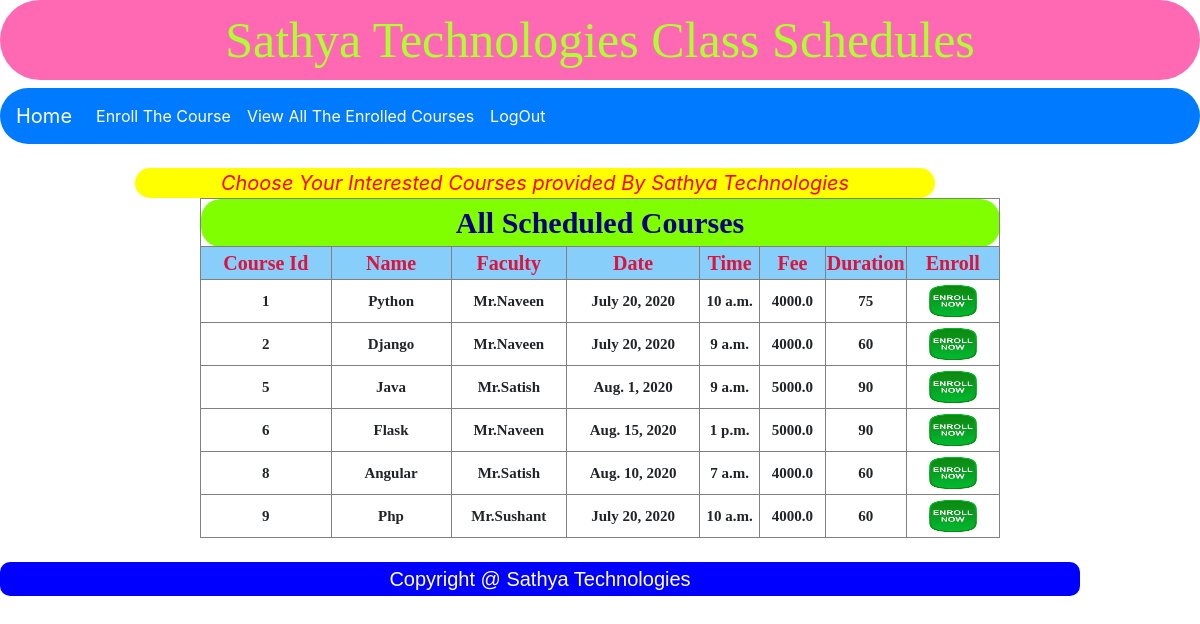
Page /enroll_course/ on the earlier database version.
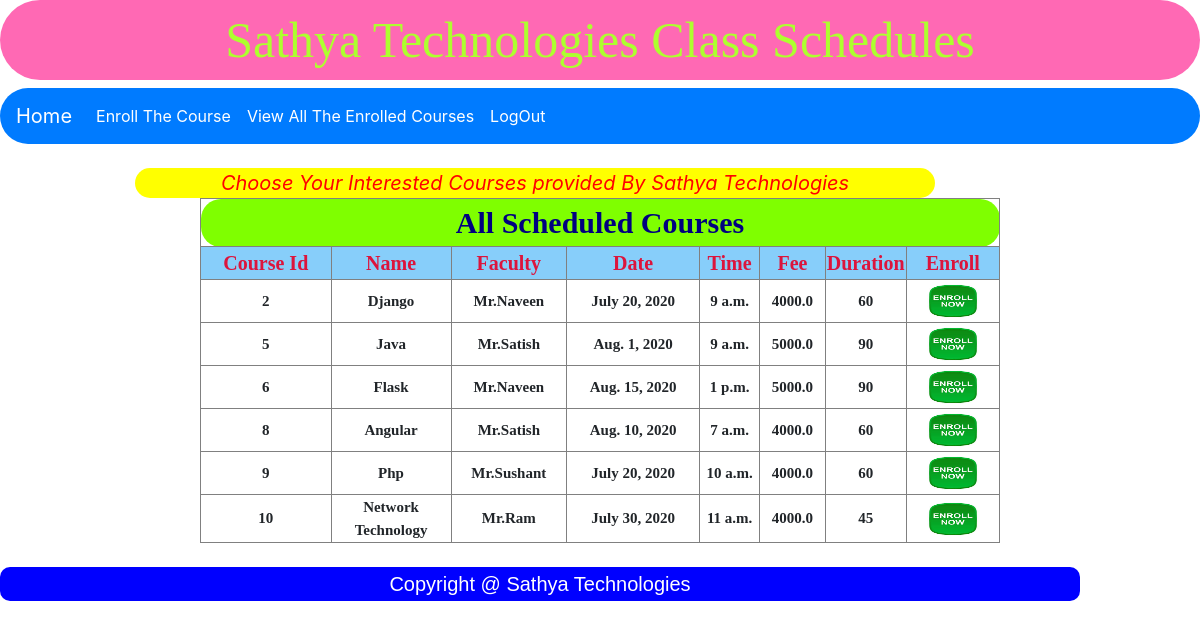
Same page on the later database version.
### App/models.py (models this page shows)
class CourseModel(models.Model):
    cid=models.AutoField(primary_key=True)
    name=models.CharField(max_length=30,unique=True,default=None)
    faculty=models.CharField(max_length=30)
    date=models.DateField(default=models.DateField)
    time=models.TimeField(default=models.TimeField)
    fee=models.FloatField()
    duration=models.IntegerField()

### App/views.py (the view)
# urls.py: path('enroll_course/',views.enroll_course,name='enroll_course'),
def enroll_course(request):
    return render(request,'enroll_course.html',{'data':CourseModel.objects.all(),'sdata':StudentModel.objects.all()})

### templates/enroll_course.html
{% extends 'common.html' %}
{% block common %}
{% include 'login-student_navbar.html' %}
    {% load static %}
<br>
    <marquee style="text-align: center;color: red;font-style: italic;  font-size: 20px;background-color:yellow;width: 800px;margin-left: 135px;border-radius: 20px">
         Choose Your Interested Courses provided By Sathya Technologies
    </marquee>
    <table style="width: 800px;border-radius: 10px" align="center" border="1" >
<tr>
    <th colspan="10" style="text-align:center;color:navy;font-size: 30px;background-color:chartreuse;font-family: 'Rage Italic';border-radius: 20px">
        All Scheduled Courses</th>
</tr>
<tr style="background-color: lightskyblue;color: crimson;  text-align: center;font-size: 20px;font-family: 'Harlow Solid Italic'">
    <th>Course Id</th>
    <th width="120">Name</th>
    <th>Faculty</th>
    <th>Date</th>
    <th width="60">Time</th>
    <th>Fee</th>
    <th width="60">Duration</th>
    <th>Enroll</th>
</tr>
 {% for x in data %}
 <tr style="text-align: center;font-family: Century;font-size: 15px">
 <th>{{ x.cid }}</th>
 <th>{{ x.name }}</th>
 <th>{{ x.faculty }}</th>
 <th>{{ x.date }}</th>
 <th>{{ x.time }}</th>
 <th>{{ x.fee }}</th>
 <th>{{ x.duration }}</th>
 <th style="color: red">
     <a href="{% url 'confirm_enroll' %}?cid={{ x.cid }}" style="color: darkmagenta;border-radius: 10px;background-color: yellow">
         <img src="{% static 'images/enroll1.jpeg' %}" width="60" height="40">
     </a>
 </th>
 {% endfor %}
    </table>
{% endblock %}

### templates/common.html (shortened to what this page needs)
<!doctype html>
<html lang="en">
  <head>
    <link rel="stylesheet" href="https://stackpath.bootstrapcdn.com/bootstrap/4.4.1/css/bootstrap.min.css">
  </head>
  <body>
  <h1 id="title">Sathya Technologies Class Schedules </h1>
  {% block common %}
  {% endblock %}
  <br>
  <h5 id="copyright">Copyright @ Sathya Technologies</h5>
  </body>
</html>

### templates/login-student_navbar.html (shortened to what this page needs)
<nav class="navbar navbar-expand-lg navbar-dark bg-primary" style="border-radius: 30px">
  <a class="navbar-brand" href="{% url 'student_page' %}">Home</a>
  <div class="collapse navbar-collapse" id="navbarNavAltMarkup">
    <div class="navbar-nav">
      <a class="nav-item nav-link active" href="{% url 'enroll_course' %}">Enroll The Course <span class="sr-only">(current)</span></a>
      <a class="nav-item nav-link active" href="{% url 'view_enrolled_course' %}">View All The Enrolled Courses <span class="sr-only">(current)</span></a>
      <a class="nav-item nav-link active" href="{% url 'main' %}">LogOut <span class="sr-only">(current)</span></a>
    </div>
  </div>
</nav>

### templates/common.html (style rules this page uses)
#title { text-align: center; font-family: Algerian; font-size: 50px; background-color: hotpink; color: greenyellow; padding: 10px; border-radius: 60px; alignment: center; }
#copyright { text-align: center; alignment: center; font-family: "Arial"; font-size:20px; background-color: blue; color: white; width: 1080px; padding: 5px; border-radius:10px; alignment: center; }

Differences in the rows shown:
removed CourseModel: cid "1", name "Python", faculty "Mr.Naveen", date "July 20, 2020", time "10 a.m.", fee "4000.0", duration "75"
added CourseModel: cid "10", name "Network Technology", faculty "Mr.Ram", date "July 30, 2020", time "11 a.m.", fee "4000.0", duration "45"
